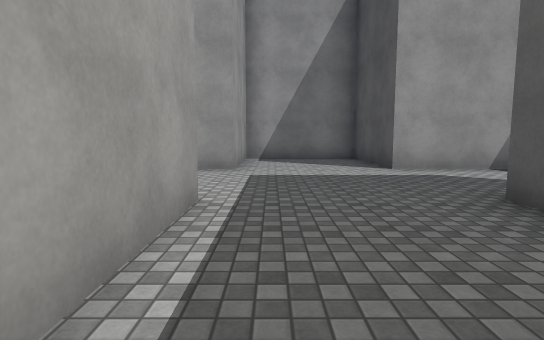
view 1 (above)

17 first-person views from a walk through a scene from a Unity 3-D project. The camera is 1.3 m above the floor, tilts 6° down and sees 80° across. The floor is counted in squares, 2 m on a side. Each view is taken from the middle of a square. On the plan, view 1 faces up. The plan holds only what a view shows up to about 10 squares ahead; the rest is blank. The place goes on beyond the plan. The player character is not drawn. Surface patterns are stand-ins for the level's own textures.

view 2
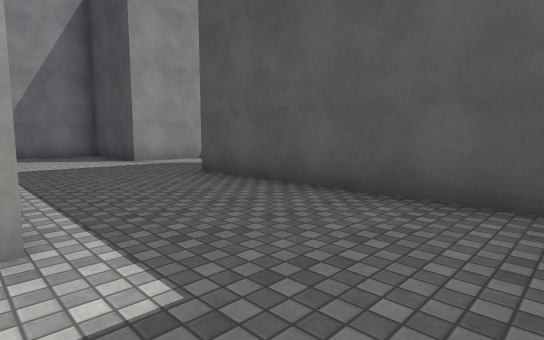

view 3
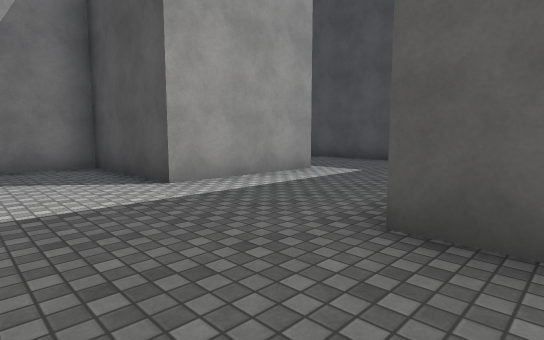

view 4
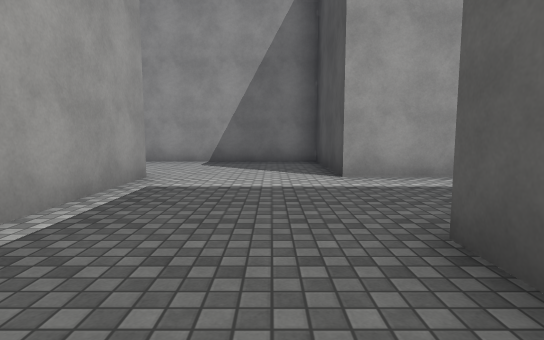

view 5
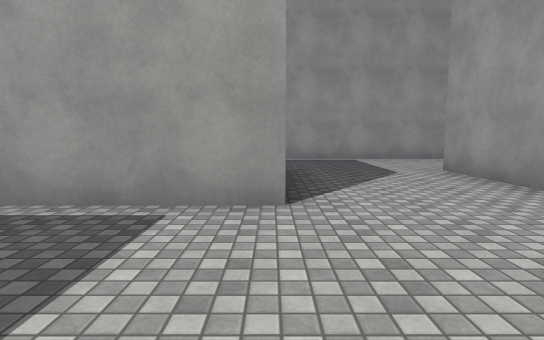

view 6
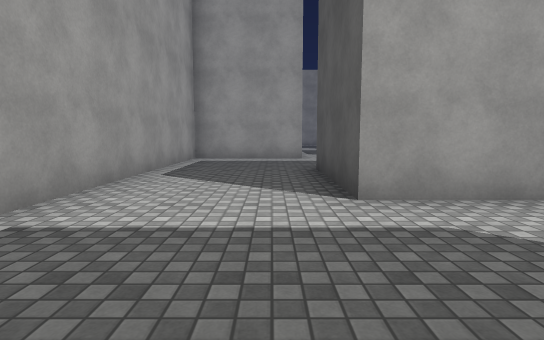

view 7
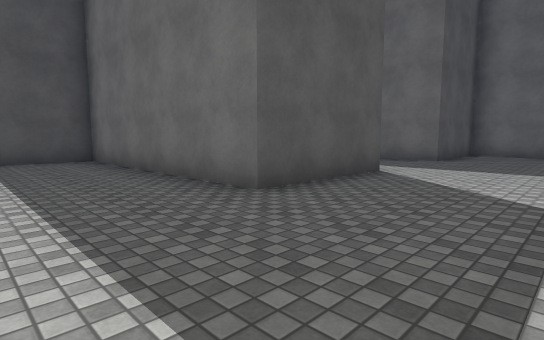

view 8
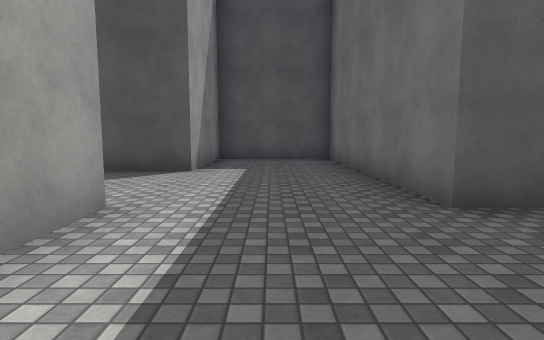

view 9
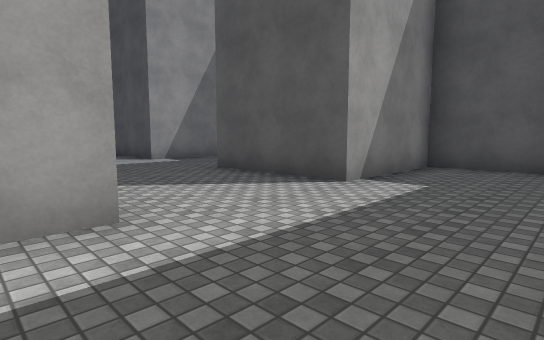

view 10
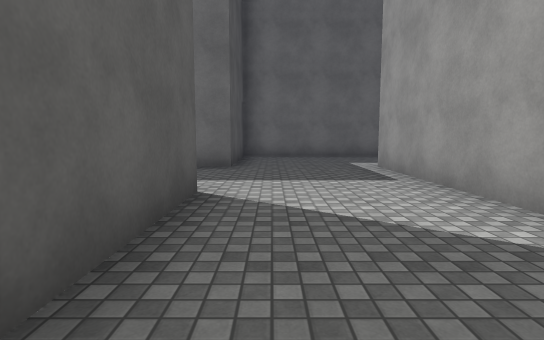

view 11
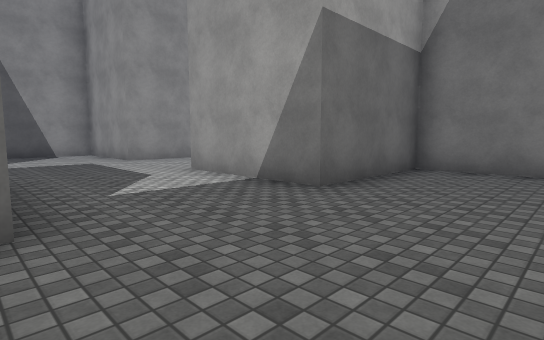

view 12
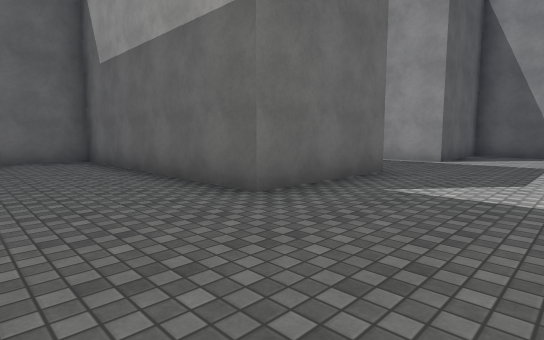

view 13
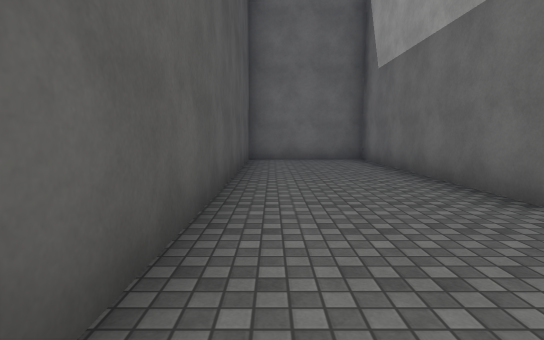

view 14
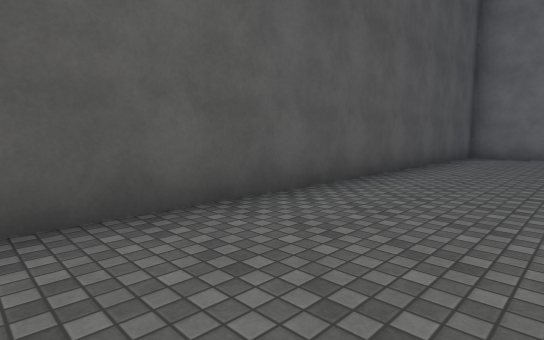

view 15
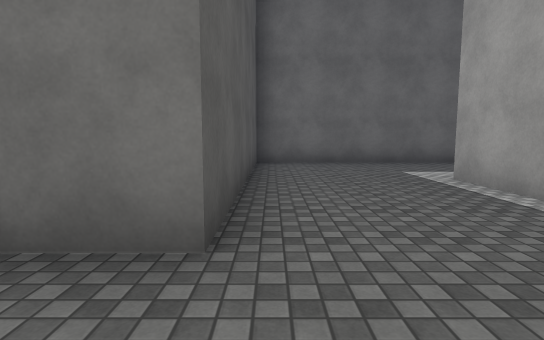

view 16
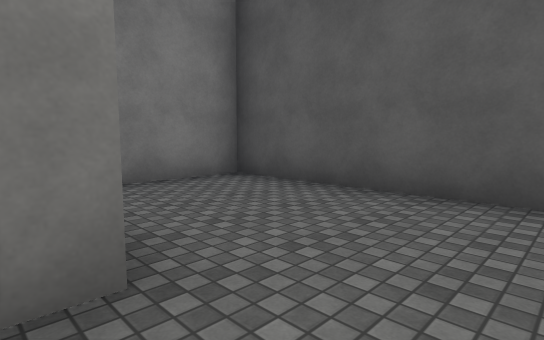

view 17
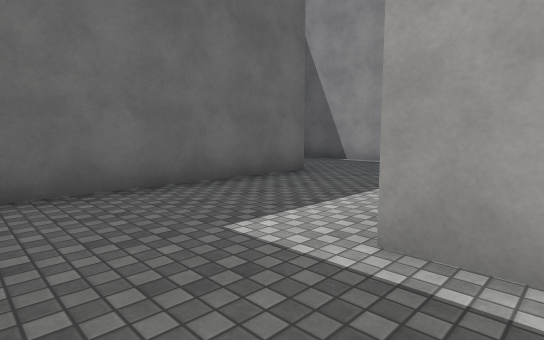

### Floor plan
Points are (right, up) in squares from view 1. A wall is a line through its corners. A room is listed if a view was taken in it or the views show most of it. See-through windows are left out.
Room 1 (views 1, 11, 12, 13, 14, 15, 16, 17)
walls: (-3.5, 3.3) (-0.7, 3.3) (-0.7, 0.1); (-3.9, 5.4) (-3.9, 3.6); (-0.5, -3) (2.4, -3) (2.4, 3.3) (5.5, 3.3) (5.5, -3) (8.6, -3) (8.6, 9.5) (5.5, 9.5) (5.5, 6.4) (2.4, 6.4) (2.4, 9.5) (-0.7, 9.5) (-0.7, 6.4) (-2.9, 6.4)
ways out: opening at (-1, -1.5) to room 2
Room 2 (views 2, 3, 4, 5, 6, 7, 8, 9, 10)
walls: (-7, 0.2) (-7, -5.2); (-10, 9.5) (-13.2, 9.5) (-13.2, 0.1); (-13.4, -3) (-10.1, -3) (-10.1, 0.1) (-8.5, 0.1); (-3.9, -3.9) (-3.9, -3) (-0.5, -3); (-0.7, 0.1) (-3.9, 0.1) (-3.9, 3.2) (-10.1, 3.2) (-10.1, 6.4) (-3.9, 6.4) (-3.9, 9.5) (-7, 9.5)
ways out: opening at (-1, -1.5) to room 1; opening at (-13, -1.5); opening at (-8.5, 9.5)

Positions as (right, up) in squares from view 1, and headings:
1: (0, 0), facing up
2: (-1, -2), facing up-right
3: (-6, -4), facing up-right
4: (-5, -5), facing up
5: (-4, 0), facing left
6: (-11, 0), facing up
7: (-13, 9), facing down-right
8: (-13, 8), facing right
9: (-11, 7), facing up-right
10: (-11, 7), facing down
11: (8, 3), facing up-left
12: (8, 6), facing down-left
13: (8, 6), facing down
14: (6, 8), facing down-right
15: (2, 5), facing down
16: (5, 5), facing up-right
17: (1, 1), facing down-left
